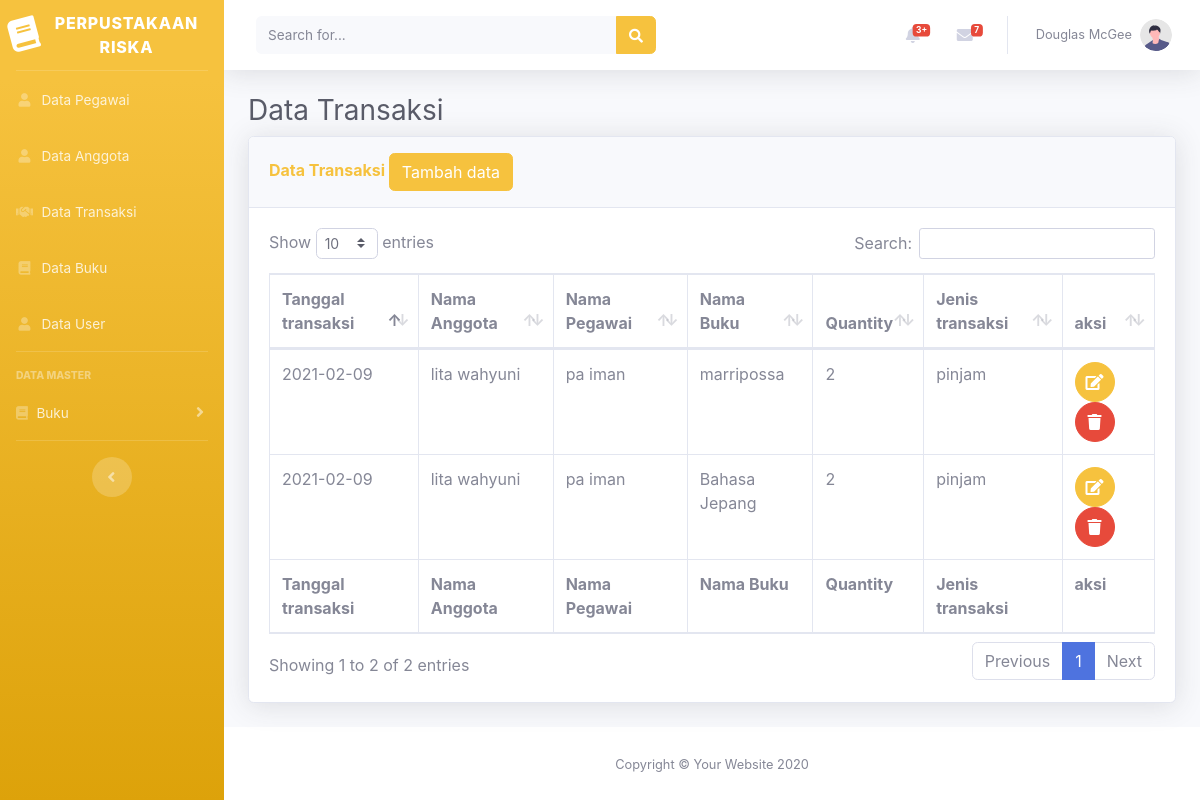
The page /perpustakaan_riska/beranda.php?page=transaksi on the database its author committed.
### tables this page shows
CREATE TABLE `tabel_transaksi` (
  `id_transaksi` int(5) NOT NULL,
  `tanggal_transaksi` date NOT NULL,
  `id_anggota` int(5) NOT NULL,
  `id_pegawai` int(5) NOT NULL,
  `id_buku` int(7) NOT NULL,
  `quantity` int(2) NOT NULL,
  `jenis_transaksi` enum('pinjam','kembali') NOT NULL
);

CREATE TABLE `tabel_anggota` (
  `id_anggota` int(5) NOT NULL,
  `nama_anggota` varchar(50) NOT NULL,
  `jenis_kelamin` enum('l','p') NOT NULL,
  `alamat` text NOT NULL,
  `no_hp` varchar(20) NOT NULL
);

CREATE TABLE `tabel_pegawai` (
  `id_pegawai` int(5) NOT NULL,
  `nama_pegawai` varchar(50) NOT NULL,
  `jenis_kelamin` enum('l','p') NOT NULL,
  `alamat` text NOT NULL,
  `no_hp` varchar(20) NOT NULL,
  `jabatan` varchar(30) NOT NULL
);

CREATE TABLE `tabel_buku` (
  `id` int(11) NOT NULL,
  `isbn` varchar(7) NOT NULL,
  `nama_buku` varchar(30) NOT NULL,
  `penulis` varchar(50) NOT NULL,
  `penerbit` varchar(50) NOT NULL,
  `tahun_terbit` year(4) NOT NULL
);

### perpustakaan_riska/views/transaksi/transaksi.php (the view)
<div class="container-fluid">
    <h1 class="h3 mb-2 text-gray-800">Data Transaksi</h1>
    <div class="card shadow mb-4">
        <div class="card-header py-3">
            <h6 class="m-0 font-weight-bold text-warning">Data Transaksi
            <a href="beranda.php?page=transaksi&aksi=add">
                <button class= "btn btn-warning">Tambah data</button>
                </a>
            </h6>
        </div>
        <div class="card-body">
            <div class="table-responsive">
                <table class="table table-bordered" id="dataTable" width="100%" cellspacing="0">
                    <thead>
                    <tr>
                            <th>Tanggal transaksi</th>
                            <th>Nama Anggota</th>
                            <th>Nama Pegawai</th>
                            <th>Nama Buku</th>
                            <th>Quantity</th>
                            <th>Jenis transaksi</th>
                            <th>aksi</th>
                        </tr>
                    </thead>
                    <tfoot>
                        <tr>
                            <th>Tanggal transaksi</th>
                            <th>Nama Anggota</th>
                            <th>Nama Pegawai</th>
                            <th>Nama Buku</th>
                            <th>Quantity</th>
                            <th>Jenis transaksi</th>
                            <th>aksi</th>
                        </tr>
                    </tfoot>
                    <tbody>
                    <?php
                            $sql = "select * from tabel_transaksi a left join tabel_anggota b on a.id_anggota = b.id_anggota
                                   left join tabel_pegawai c on a.id_pegawai = c.id_pegawai
                                   left join tabel_buku d on a.id_buku = a.id_buku ";
                            $show = $db->query($sql);
                            foreach($show as $agt):
                       ?>
                        <tr>
                            <td><?php echo $agt["tanggal_transaksi"]?></td>
                            <td><?php echo $agt["nama_anggota"]?></td>
                            <td><?php echo $agt["nama_pegawai"]?></td>
                            <td><?php echo $agt["nama_buku"]?></td>
                            <td><?php echo $agt["quantity"]?></td>
                            <td><?php echo $agt["jenis_transaksi"]?></td>
                            <td>
                <a href="beranda.php?page=transaksi&aksi=edit&id=<?php echo $agt['id_transaksi']?>"
                    class="btn btn-warning btn-circle">
                    <i class="fas fa-edit"></i>
                </a>
                <a href="model/transaksi/prosesdeletetransaksi.php?id=<?php echo $agt['id_transaksi']?>"
                    class="btn btn-danger btn-circle">
                    <i class="fas fa-trash"></i>
                </a>
            </td>
                        <?php endforeach ; ?>
                    </tbody>
                </table>
            </div>
        </div>
    </div>
</div>

### rows shown on the page
tabel_transaksi: tanggal_transaksi "2021-02-09", id_anggota.nama_anggota "lita wahyuni", id_pegawai.nama_pegawai "pa iman", tabel_buku.nama_buku "marripossa", quantity "2", jenis_transaksi "pinjam", tabel_buku.nama_buku "Bahasa Jepang"
